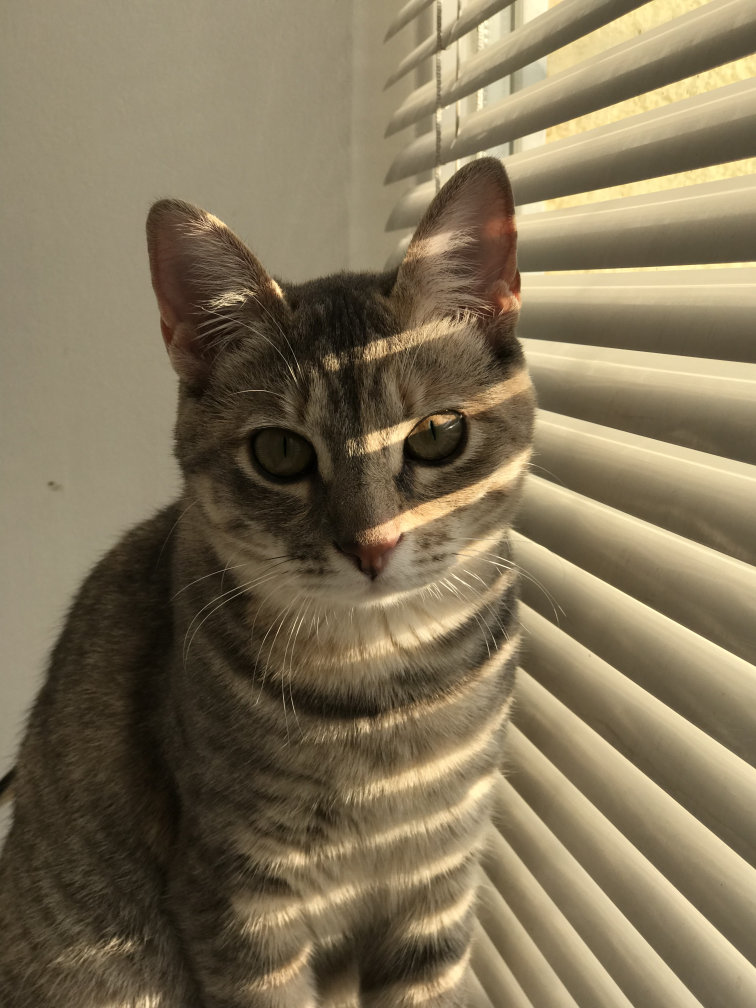
#> input picture lesson62/lyusya4.jpg, 3024 x 4032 px (shown at 1/4 size)
$ jupyter execute task62.ipynb   (older library calls are emulated)
#> lines starting #> are read from the running program, lines starting #| are printed output that depends on the picture
# 1. Визначення границь та кутів у зображенні за допомогою фільтра Собеля

[cell 1]
import cv2
import numpy as np
import matplotlib.pyplot as plt
from numpy import ravel
from skimage.feature import hog
from skimage import data, exposure
import matplotlib.pyplot as plt
from skimage.feature import hog
from sklearn import svm
from sklearn.svm import SVC
from sklearn.metrics import accuracy_score, precision_score, recall_score, f1_score
from skimage.feature import hog
from skimage import color
from tensorflow.keras.datasets import cifar10
from sklearn.decomposition import PCA

[cell 2]
image = cv2.imread('lyusya4.jpg')
#> image is the input picture: shape (4032, 3024, 3); mean B, G, R 88.7, 115.3, 128.7
gray = cv2.cvtColor(image, cv2.COLOR_BGR2GRAY)
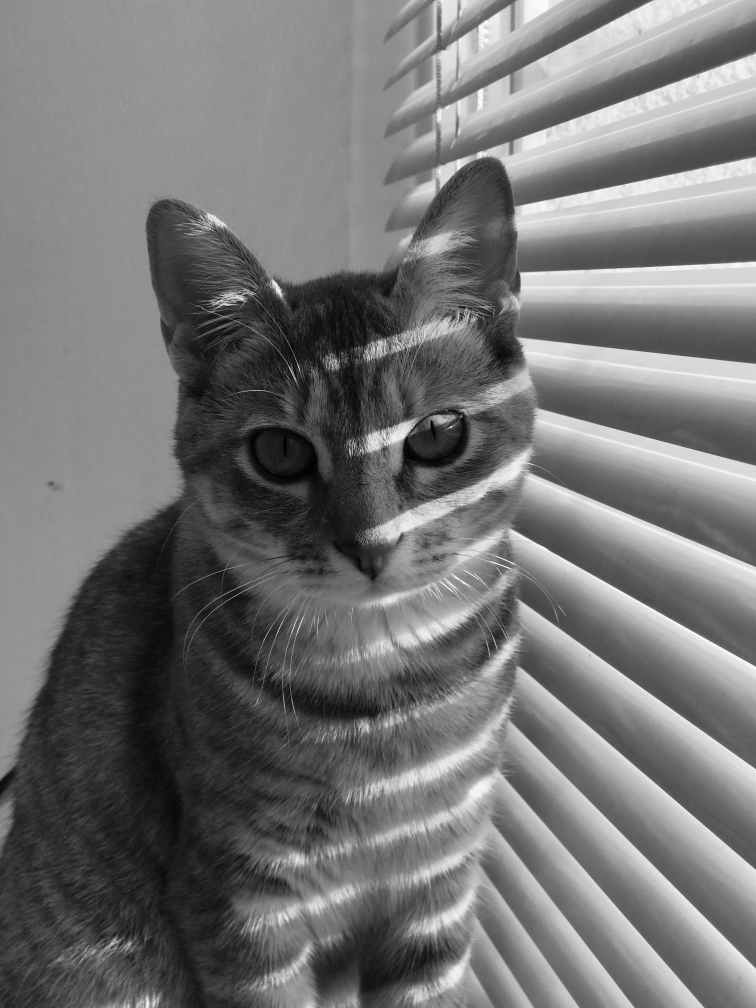
#> gray: shape (4032, 3024) (shown at 1/4 size); min 0, max 254, mean 116.3

grad_x = cv2.Sobel(gray, cv2.CV_64F, 1, 0, ksize=3)
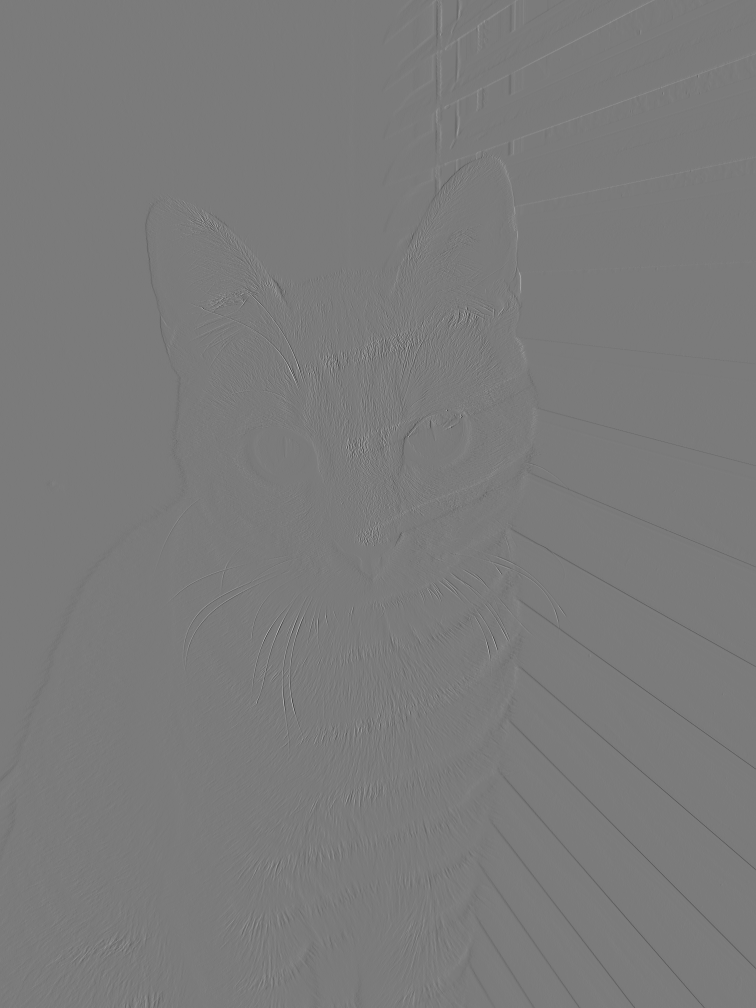
#> grad_x: shape (4032, 3024) float64 (shown at 1/4 size); min -808, max 862, mean 0.1; drawn with min black and max white
grad_y = cv2.Sobel(gray, cv2.CV_64F, 0, 1, ksize=3)

abs_grad_x = cv2.convertScaleAbs(grad_x)
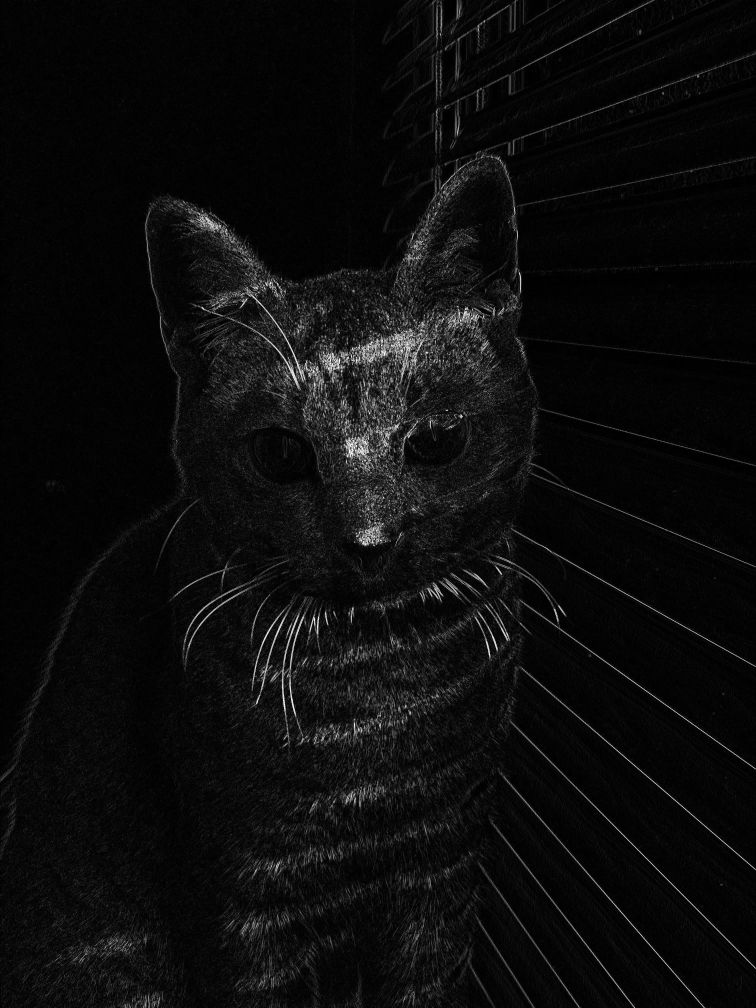
#> abs_grad_x: shape (4032, 3024) (shown at 1/4 size); min 0, max 255, mean 12.5
abs_grad_y = cv2.convertScaleAbs(grad_y)
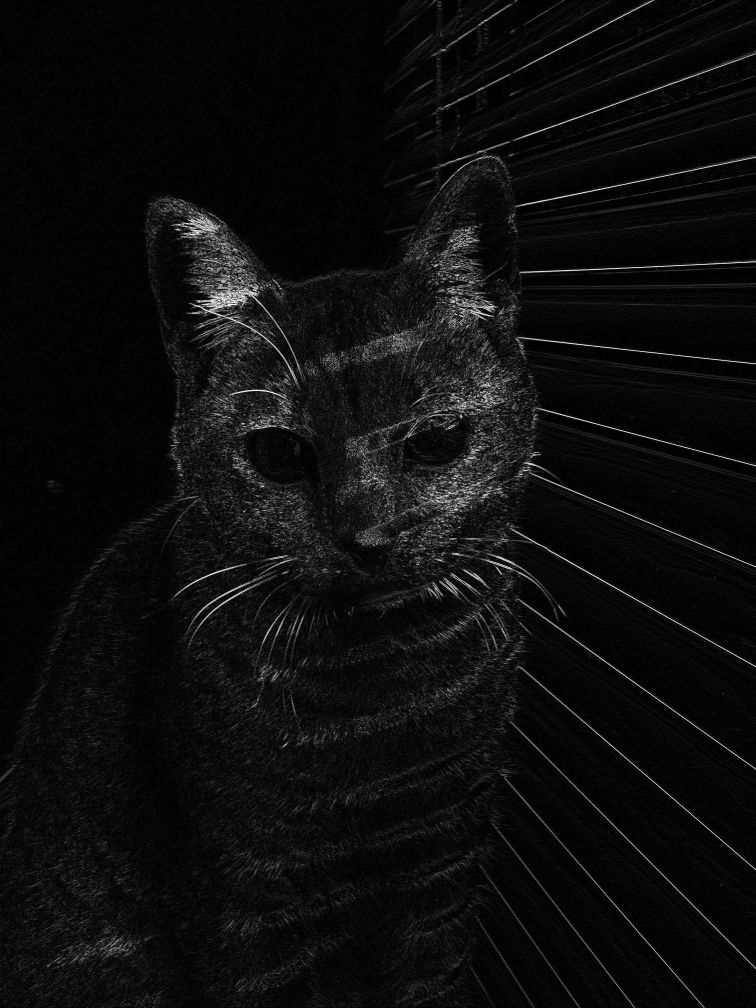
#> abs_grad_y: shape (4032, 3024) (shown at 1/4 size); min 0, max 255, mean 13.2
grad = cv2.addWeighted(abs_grad_x, 0.5, abs_grad_y, 0.5, 0)
angle = cv2.phase(grad_x, grad_y, angleInDegrees=True)
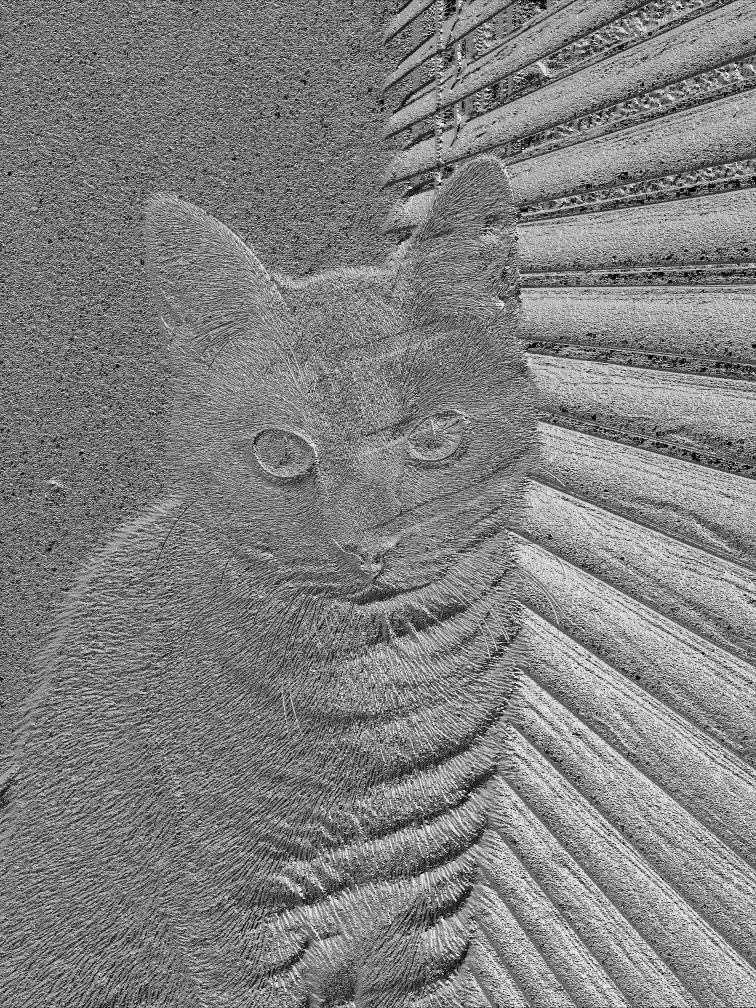
#> angle: shape (4032, 3024) float64 (shown at 1/4 size); min 0, max 359.9, mean 181.4; drawn with min black and max white

cv2.imshow('Image', image)
cv2.imshow('Edges', grad)

cv2.imwrite('Edges.jpeg', grad)

for i in range(grad.shape[0]):
    for j in range(grad.shape[1]):
        if angle[i,j] > 0 and angle[i,j] < 45:
            grad[i,j] = 0
        elif angle[i,j] >= 45 and angle[i,j] < 90:
            grad[i,j] = 45
        elif angle[i,j] >= 90 and angle[i,j] < 135:
            grad[i,j] = 90
        elif angle[i,j] >= 135 and angle[i,j] < 180:
            grad[i,j] = 135
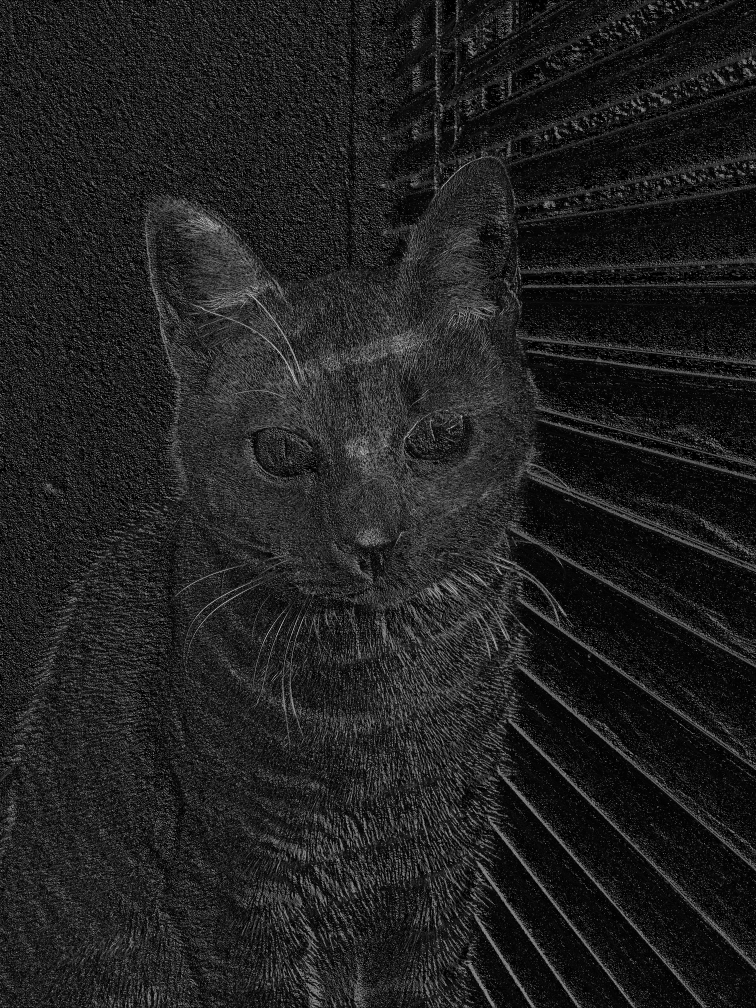
#> grad: shape (4032, 3024) (shown at 1/4 size); min 0, max 255, mean 32.8

cv2.imshow('Edges with angles', grad)
cv2.waitKey(0)
cv2.destroyAllWindows()
